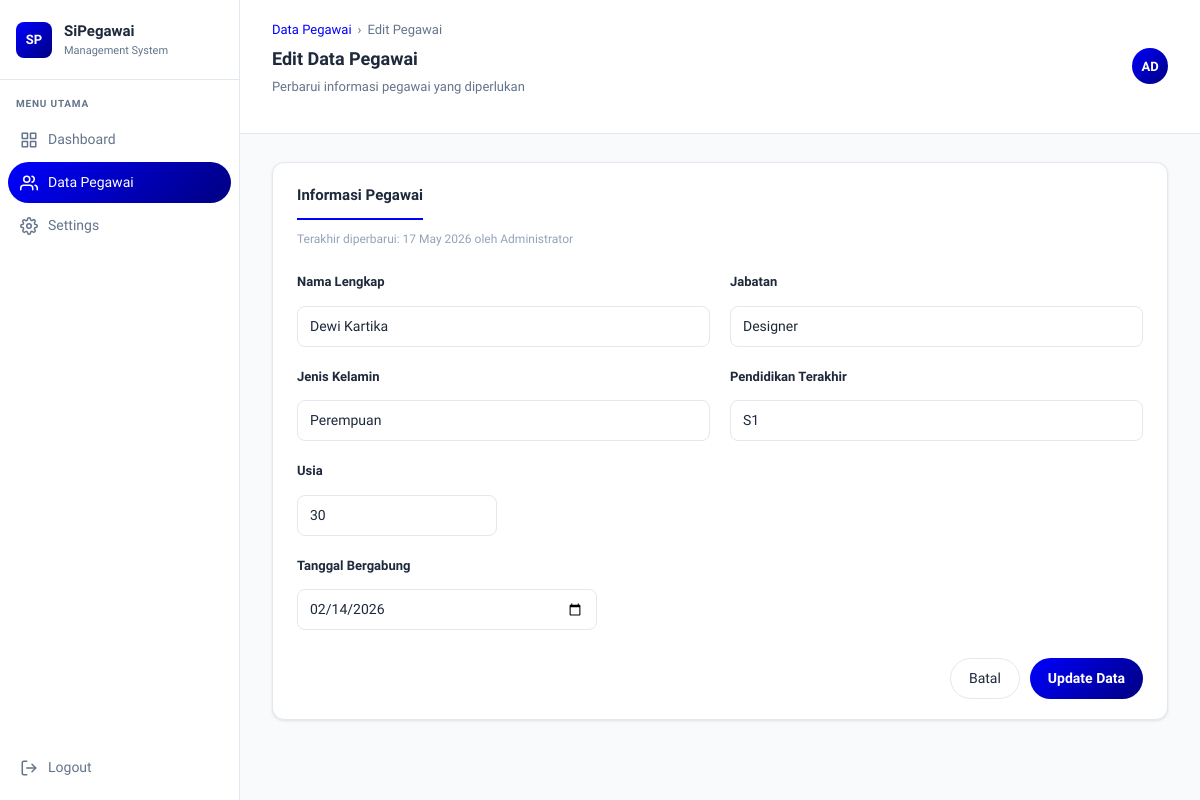
The page /pages/edit.php?id=4 on the database its author committed.
### tables this page shows
CREATE TABLE `pegawai` (
  `id` int(11) NOT NULL,
  `nama` varchar(100) NOT NULL,
  `jenis_kelamin` enum('Laki-laki','Perempuan') NOT NULL,
  `pendidikan_terakhir` enum('SMA','D3','S1','S2','S3') NOT NULL,
  `usia` int(3) NOT NULL,
  `tanggal_bergabung` date DEFAULT NULL,
  `jabatan` varchar(100) NOT NULL,
  `created_at` timestamp NOT NULL DEFAULT current_timestamp()
);

### config/PegawaiClass.php (called while the page is built, shortened)
<?php
class Pegawai {
    private $conn;
    public function __construct($conn) {
        $this->conn = $conn;
    }
    public function ambilBerdasarkanId($id) {
        $id     = (int) $id;
        $query  = "SELECT * FROM pegawai WHERE id = $id";
        $result = mysqli_query($this->conn, $query);
        return mysqli_fetch_assoc($result);
    }
}

### pages/edit.php (the view, shortened to what this page needs)
<?php
require_once '../config/db.php';
require_once '../config/PegawaiClass.php';
$pegawai = new Pegawai($conn);
$id = (int) $_GET['id'];
$data = $pegawai->ambilBerdasarkanId($id);
?>
<!DOCTYPE html>
<html lang="id">
<head>
    <link href="https://cdn.jsdelivr.net/npm/bootstrap@5.3.0/dist/css/bootstrap.min.css" rel="stylesheet">
    <link href="../assets/css/style.css" rel="stylesheet">
</head>
<body>
<div class="app-wrapper">
    <?php require_once '../includes/sidebar.php'; ?>
    <div class="main-content">
        <header class="page-header">
            <div class="page-header-left">
                <div class="breadcrumb">
                    <a href="../index.php">Data Pegawai</a>
                    <span>›</span>
                    <span>Edit Pegawai</span>
                </div>
                <h1>Edit Data Pegawai</h1>
                <p>Perbarui informasi pegawai yang diperlukan</p>
            </div>
            <div class="page-header-right">
                <div class="header-avatar">AD</div>
            </div>
        </header>
        <div class="page-body">
            <div class="card">
                <div class="card-body">
                    <div style="margin-bottom:24px;">
                        <span class="form-section-title">Informasi Pegawai</span>
                        <p style="font-size:12px;color:#94a3b8;margin-top:6px;">
                            Terakhir diperbarui: <?= date('d F Y') ?> oleh Administrator
                        </p>
                    </div>
                    <form method="POST" action="">
                        <div class="form-grid">
                            <div class="form-group">
                                <label class="form-label">Nama Lengkap</label>
                                <input type="text"
                                       name="nama"
                                       class="form-control"
                                       value="<?= htmlspecialchars($data['nama']) ?>"
                                       required>
                            </div>
                            <div class="form-group">
                                <label class="form-label">Jabatan</label>
                                <input type="text"
                                       name="jabatan"
                                       class="form-control"
                                       value="<?= htmlspecialchars($data['jabatan']) ?>"
                                       required>
                            </div>
                            <div class="form-group">
                                <label class="form-label">Jenis Kelamin</label>
                                <select name="jenis_kelamin" class="form-control" required>
                                    <option value="Perempuan"
                                        <?= $data['jenis_kelamin'] === 'Perempuan' ? 'selected' : '' ?>>
                                        Perempuan
                                    </option>
                                </select>
                            </div>
                            <div class="form-group">
                                <label class="form-label">Pendidikan Terakhir</label>
                                <select name="pendidikan_terakhir" class="form-control" required>
                                    <?php
                                    $pendidikan_list = ['SMA', 'D3', 'S1', 'S2', 'S3'];
                                    foreach ($pendidikan_list as $p):
                                    ?>
                                    <option value="<?= $p ?>"
                                        <?= $data['pendidikan_terakhir'] === $p ? 'selected' : '' ?>>
                                        <?= $p ?>
                                    </option>
                                    <?php endforeach; ?>
                                </select>
                            </div>
                            <div class="form-group full-width">
                                <label class="form-label">Usia</label>
                                <input type="number"
                                       name="usia"
                                       class="form-control"
                                       style="max-width:200px;"
                                       value="<?= htmlspecialchars($data['usia']) ?>"
                                       min="17" max="70"
                                       required>
                            </div>
                            <div class="form-group full-width">
                                <label class="form-label">Tanggal Bergabung</label>
                                <input type="date"
                                    name="tanggal_bergabung"
                                    class="form-control"
                                    style="max-width:300px;"
                                    value="<?= htmlspecialchars($data['tanggal_bergabung']) ?>"
                                    required>
                            </div>
                        </div>
                        <div style="display:flex;gap:10px;margin-top:28px;justify-content:flex-end;">
                            <a href="../index.php" class="btn-secondary">Batal</a>
                            <button type="submit" class="btn-primary">
                                Update Data
                            </button>
                        </div>
                    </form>
                </div>
            </div>
        </div>
    </div>
</div>
</body>
</html>

### assets/css/style.css (style rules this page uses)
:root { --primary: #0000FF; --primary-dark: #000080; --primary-light: #eff6ff; --primary-grad: linear-gradient(135deg, #0000FF, #000080); --danger: #ef4444; --danger-dark: #dc2626; --success: #00AB21; --warning: #FFD928; --sidebar-bg: #ffffff; --sidebar-hover: #f8fafc; --sidebar-active: #0000FF; --sidebar-text: #64748b; --sidebar-width: 240px; --header-height: 64px; --bg-page: #f8fafc; --text-dark: #1e293b; --text-muted: #64748b; --border-color: #e2e8f0; --card-shadow: 0 1px 3px rgba(0,0,0,0.1); }
* { margin: 0; padding: 0; box-sizing: border-box; }
body { font-family: 'Urbanist', sans-serif; background-color: var(--bg-page); color: var(--text-dark); display: flex; min-height: 100vh; overflow-x: hidden; }
a { text-decoration: none; color: inherit; }
.app-wrapper { display: flex; width: 100%; min-height: 100vh; }
.main-content { margin-left: var(--sidebar-width); flex: 1; display: flex; flex-direction: column; min-height: 100vh; padding-top: 0; background: var(--bg-page); overflow-x: hidden; }
.page-body { padding: 24px 32px; flex: 1; padding-top: 28px; }
.page-header { background: white; border-bottom: 1px solid var(--border-color); padding: 20px 32px; height: auto; display: flex; align-items: center; justify-content: space-between; position: sticky; top: 0; z-index: 50; }
.page-header-left h1 { font-size: 18px; font-weight: 700; color: var(--text-dark); }
.page-header-left p { font-size: 13px; color: var(--text-muted); margin-top: 1px; }
.page-header-right { display: flex; align-items: center; gap: 16px; }
.header-avatar { width: 36px; height: 36px; background: linear-gradient(135deg, #0000FF, #000080); border-radius: 50%; display: flex; align-items: center; justify-content: center; color: white; font-size: 13px; font-weight: 600; }
.card { background: white; border-radius: 12px; border: 1px solid var(--border-color); box-shadow: var(--card-shadow); }
.card-body { padding: 20px 24px; }
.form-section-title { font-size: 15px; font-weight: 700; color: var(--text-dark); margin-bottom: 4px; padding-bottom: 12px; border-bottom: 2px solid var(--primary); display: inline-block; }
.form-grid { display: grid; grid-template-columns: 1fr 1fr; gap: 20px; }
.form-group { display: flex; flex-direction: column; gap: 6px; }
.form-group.full-width { grid-column: 1 / -1; }
.form-label { font-size: 13px; font-weight: 600; color: var(--text-dark); }
.form-control { padding: 9px 12px; border: 1px solid var(--border-color); border-radius: 8px; font-size: 14px; outline: none; transition: border 0.15s; background: white; color: var(--text-dark); width: 100%; }
.breadcrumb { display: flex; align-items: center; gap: 6px; font-size: 13px; color: var(--text-muted); margin-bottom: 8px; }
.breadcrumb a { color: var(--primary); font-weight: 500; }
.breadcrumb span { color: var(--text-muted); }
.btn-primary { display: inline-flex; align-items: center; gap: 6px; padding: 9px 18px; background: linear-gradient(135deg, #0000FF, #000080); color: white; border: none; border-radius: 50px; font-size: 14px; font-weight: 600; cursor: pointer; text-decoration: none; transition: opacity 0.15s; }
.btn-secondary { display: inline-flex; align-items: center; gap: 6px; padding: 9px 18px; background: white; color: var(--text-dark); border: 1px solid var(--border-color); border-radius: 50px; font-size: 14px; font-weight: 500; cursor: pointer; text-decoration: none; transition: background 0.15s; }
html { overflow-x: hidden; }
.page-body { overflow-x: hidden; }

### rows shown on the page
pegawai: nama "Dewi Kartika", jabatan "Designer", jenis_kelamin "Perempuan", pendidikan_terakhir "S1", usia "30", tanggal_bergabung "02/14/2026"
